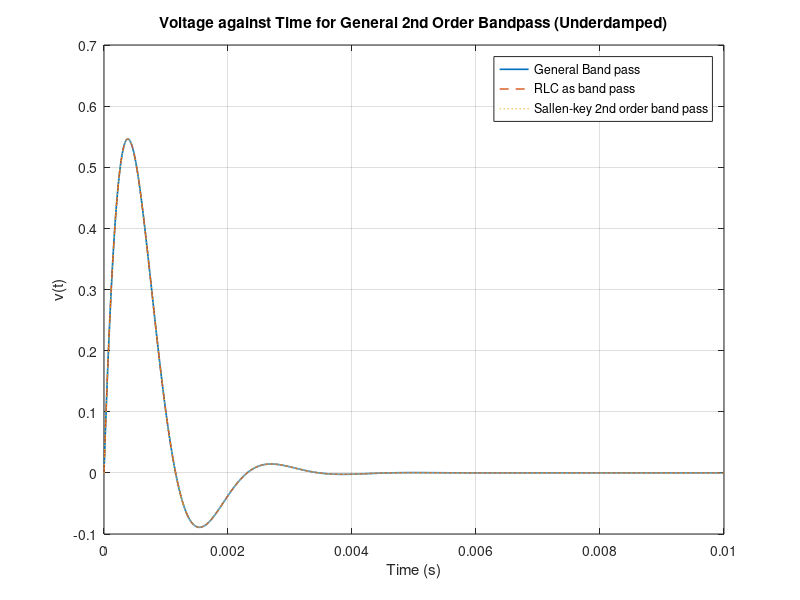
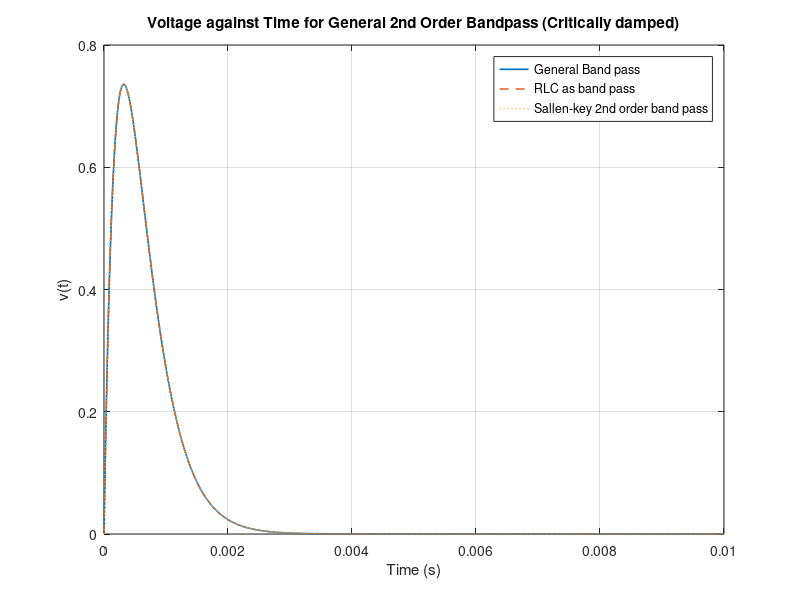
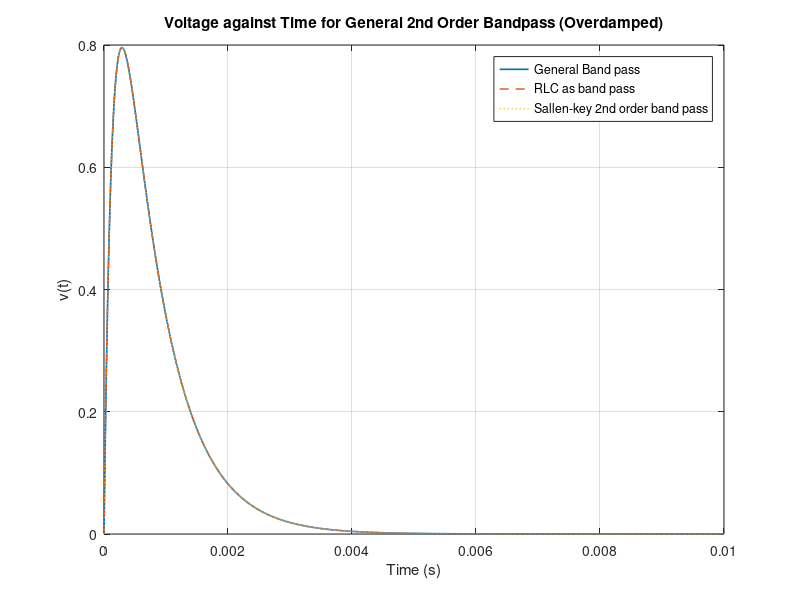

MATLAB code for these plots, in order:
% Standard form for second-order band pass
% H(s) = (2*r*wn*s)/(s^2 + 2*r*wn*s +wn^2)
% where r = damping ratio and wn = undamped natural frequency

% also for RLC series
% H(s) = (sR/L)/(s^2 sR/L s/(L*C)])

% and for Sallen-key Band Pass
% H(s) = (G * R * C*s)/(1 + R^2 *C^2 *s^2 + RCs(3-G))
% where G = (R1+R2)/R1

% Sample values
wn = 2*pi*500; % undamped natural frequency (in rad/s)
t = linspace(0,0.01,2000); % Time

%% Underdamped case
damping_ratio = 0.5;

% General transfer fn
numerator = [0 2*damping_ratio*wn 0];
denominator = [1 2*damping_ratio*wn wn^2];
H = tf(numerator, denominator); % transfer function
y = step(H, t); % v(t) response
figure;
plot(t, y, 'LineWidth', 1.2);
xlabel('Time (s)'); 
ylabel('v(t)'); 
title('Voltage against Time for General 2nd Order Bandpass (Underdamped)');
grid on; hold on;

% RLC Transfer fn
L = 1e-3; C = 1/(wn^2 * L); % sample values for L and C to match with wn
R = 2 * damping_ratio * wn * L;
H = tf([R/L 0], [1 R/L 1/(L*C)]);
yR = step(H, t);
plot(t, yR, '--', 'LineWidth', 1); hold on;

% Sallen-key transfer fn
C = 10e-9; % sample values for C and R & G to match with wn
R = 1 / (wn * C); 
G = 3 - 2*damping_ratio; % assuming a unity gain for simplicity
numerator = [(G / (R * C)), 0];
denominator = [1, (3 - G)/(R * C), 1 / (R^2 * C^2)];
H = tf(numerator, denominator);
y = step(H * (2*damping_ratio/G), t); % to remove gain from opamp for unity gain
plot(t, y, ':', 'LineWidth', 1);

legend("General Band pass", "RLC as band pass", "Sallen-key 2nd order band pass")

%% Critically damped case
damping_ratio = 1;

% General transfer fn
numerator = [0 2*damping_ratio*wn 0];
denominator = [1 2*damping_ratio*wn wn^2];
H = tf(numerator, denominator); % transfer function
y = step(H, t); % v(t) response
figure;
plot(t, y, 'LineWidth', 1.2);
xlabel('Time (s)'); 
ylabel('v(t)'); 
title('Voltage against Time for General 2nd Order Bandpass (Critically damped)');
grid on; hold on;

% RLC Transfer fn
L = 1e-3; C = 1/(wn^2 * L); % sample values for L and C to match with wn
R = 2 * damping_ratio * wn * L;
G = tf([R/L 0], [1 R/L 1/(L*C)]);
yR = step(G, t);
plot(t, yR, '--', 'LineWidth', 1); hold on;

% Sallen-key transfer fn
C = 10e-9; % sample values for C and R & G to match with wn
R = 1 / (wn * C); 
G = 3 - 2*damping_ratio; % assuming a unity gain for simplicity
numerator = [(G / (R * C)), 0];
denominator = [1, (3 - G)/(R * C), 1 / (R^2 * C^2)];
H = tf(numerator, denominator);
y = step(H * (2*damping_ratio/G), t); % to remove gain from opamp for unity gain
plot(t, y, ':', 'LineWidth', 1);

legend("General Band pass", "RLC as band pass", "Sallen-key 2nd order band pass")

%% Overdamped case
damping_ratio = 1.3;

% General transfer fn
numerator = [0 2*damping_ratio*wn 0];
denominator = [1 2*damping_ratio*wn wn^2];
H = tf(numerator, denominator); % transfer function
y = step(H, t); % v(t) response
figure;
plot(t, y, 'LineWidth', 1.2);
xlabel('Time (s)'); 
ylabel('v(t)'); 
title('Voltage against Time for General 2nd Order Bandpass (Overdamped)');
grid on; hold on;

% RLC Transfer fn
L = 1e-3; C = 1/(wn^2 * L); % sample values for L and C to match with wn
R = 2 * damping_ratio * wn * L;
G = tf([R/L 0], [1 R/L 1/(L*C)]);
yR = step(G, t);
plot(t, yR, '--', 'LineWidth', 1); hold on;

% Sallen-key transfer fn
C = 10e-9; % sample values for C and R & G to match with wn
R = 1 / (wn * C); 
G = 3 - 2*damping_ratio; % assuming a unity gain for simplicity
numerator = [(G / (R * C)), 0];
denominator = [1, (3 - G)/(R * C), 1 / (R^2 * C^2)];
H = tf(numerator, denominator);
y = step(H * (2*damping_ratio/G), t); % to remove gain from opamp for unity gain
plot(t, y, ':', 'LineWidth', 1);

legend("General Band pass", "RLC as band pass", "Sallen-key 2nd order band pass")
